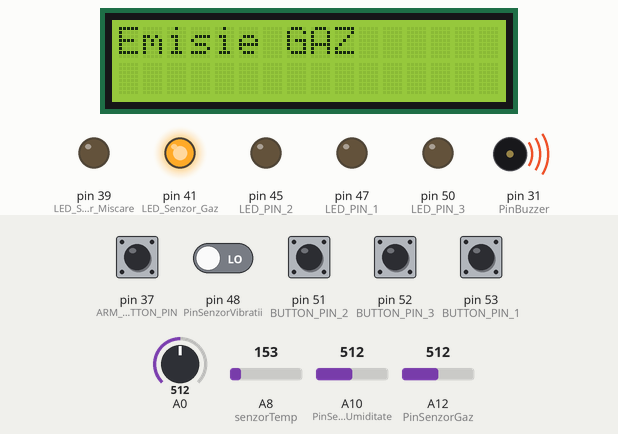
This sketch was run on a simulated Arduino Mega 2560, built with avr-gcc and run on an emulated ATmega2560. Shown: 16×2 character LCD, output pins drawn as LEDs (lit = HIGH), buzzer (waves = sounding). Dashed ring = blinking. Inputs (shaded band) come from the test bench; at power-on: pin 37 (ARM_BUTTON_PIN), pin 51 (BUTTON_PIN_2), pin 52 (BUTTON_PIN_3), pin 53 (BUTTON_PIN_1) HIGH, pin 48 (PinSenzorVibratii) LOW, A0 = 512, A8 (senzorTemp) = 153, A10 (PinSenzorUmiditate) = 512, A12 (PinSenzorGaz) = 512.

Above: at 2.1 s.
2.2 s: A0 set to 416
8.7 s: A0 set to 386
At 16.1 s:
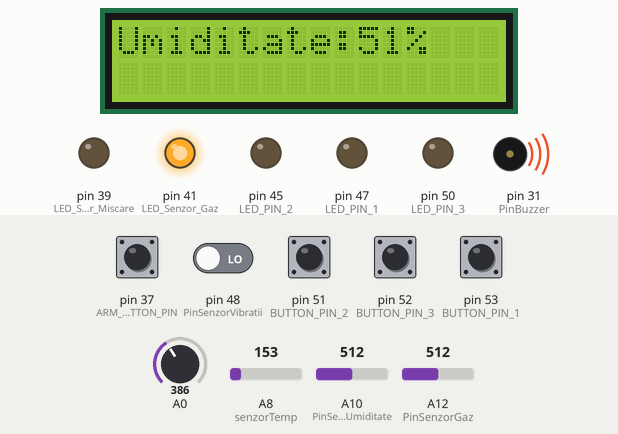
18.2 s: pin 48 (PinSenzorVibratii) driven HIGH
At 23.8 s:
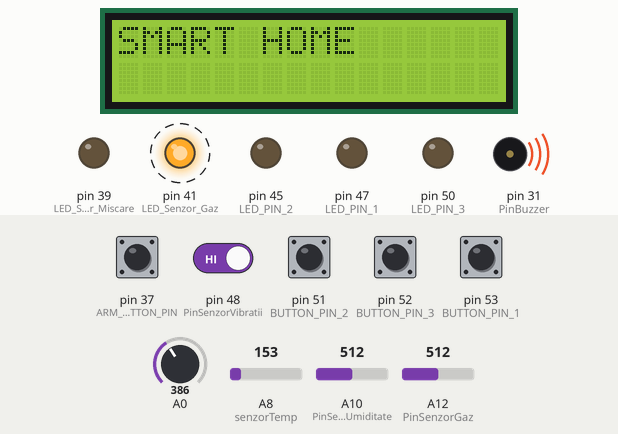
28.7 s: A0 set to 190
At 31.8 s:
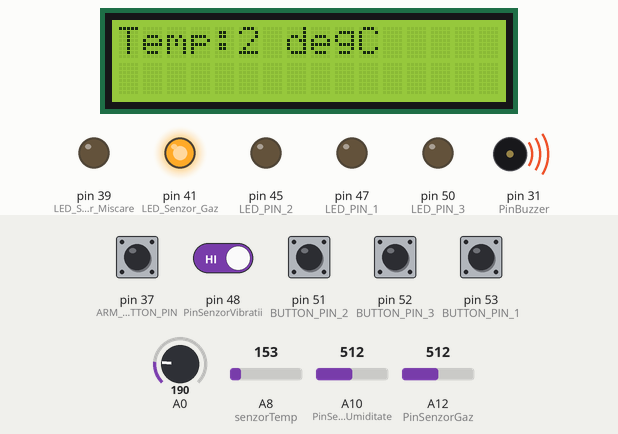
33.5 s: A0 set to 63
47.3 s: A0 set to 55
At 62.2 s:
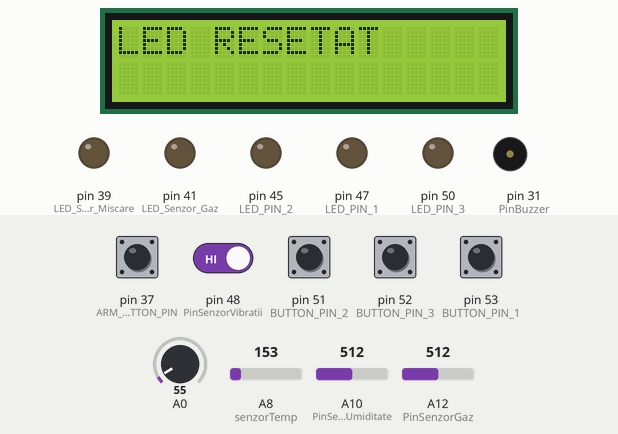
Timing chart, 0 to 81.3 s (numbered marks = the images above; inputs shaded):
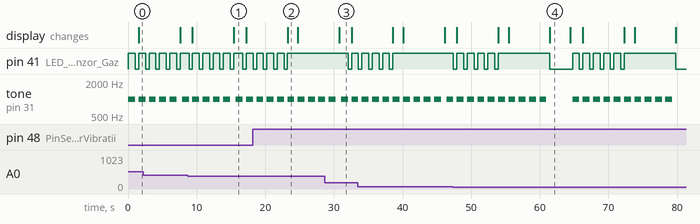

Measured:
- the behaviour switches between 400 and 399 on A0 (found by bisection; images 0 and 1)
- the behaviour switches between 60 and 59 on A0 (found by bisection; images 3 and 4)
- after the input at 8.7 s, the display: first differs from a run without the input after 6.7 s (image 1)
- after the input at 18.2 s, pin 41 (LED_Senzor_Gaz): goes on until 23.2 s, then stays HIGH; the display: changes after 5.0 s (image 2)
- after the input at 28.7 s, the display: changes after 2.1 s (image 3)
- after the input at 47.3 s, the display: first differs from a run without the input after 14.2 s (image 4)
- what the display in image 1 shows lasts 1.8 s, from 15.4 s to 17.2 s

The sketch:

SmartHomeFin.ino
```cpp
  /* Biblioteci Arduion. */
#include <LiquidCrystal.h>
#include <Servo.h>

/* Declararea Pinilor Analogici. */
int senzorTemp = A8;
int PinSenzorGaz = A12;
int PinSenzorUmiditate = A10;
/* Declararea Pinilor Digitali. */
int PinSenzorMiscare = 46;
int PinSenzorVibratii = 48;
int PinBuzzer = 31;
int BUTTON_PIN_1 =  53;
int BUTTON_PIN_2 =  51;
int BUTTON_PIN_3 =  52;
int LED_PIN_1 = 47;
int LED_PIN_2 = 45;
int LED_PIN_3 = 50;
int LED_Senzor_Gaz = 41;
int LED_Senzor_Miscare = 39;
int ARM_BUTTON_PIN = 37;
LiquidCrystal lcd( 8,  9,  4,  5,  6,  7);

/* Initializarea Variabilelor ce citesc date de la pini digitali. */
int SenzorVibratii = LOW;
int ValoareSenzorMiscare = LOW;
int lastButtonState_1 = LOW;
int ledState_1 = LOW;
int lastButtonState_2 = LOW;
int ledState_2 = LOW;
int lastButtonState_3 = LOW;
int ledState_3 = LOW;
int ledState_miscare = LOW;
int ledState_gaz = LOW;
int lastButtonState_4 = LOW;
int TransfCels = 0;
int VarUmid = 0;
/* Define-uri din cadrul codului. */
#define GazDetectat 500
/* Flag-uri din cadrul codului. */
int flag_activare_securitate = 0;
int flag_intrus = 0;
int flag_emisie_gaz = 0;
void setup() {

  pinMode(PinBuzzer, OUTPUT);
  pinMode(PinSenzorVibratii, INPUT);
  pinMode(PinSenzorMiscare, INPUT);
  pinMode(LED_PIN_1, OUTPUT);
  pinMode(LED_PIN_2, OUTPUT);
  pinMode(LED_PIN_3, OUTPUT);
  pinMode(LED_Senzor_Miscare, OUTPUT);
  pinMode(LED_Senzor_Gaz, OUTPUT);
  pinMode(BUTTON_PIN_1, INPUT_PULLUP);
  pinMode(BUTTON_PIN_2, INPUT_PULLUP);
  pinMode(BUTTON_PIN_3, INPUT_PULLUP);
  pinMode(ARM_BUTTON_PIN, INPUT_PULLUP);
  Serial1.begin(9600);
  lcd.begin(16, 2);
  lcd.setCursor(0,0);
  lcd.print("SMART HOME");
}

void loop() {

  DetectieGaz();
   DetectareVibratii();
  ControlLCD();
   LuminaCamera1();
   LuminaCamera2();
   LuminaCamera3();
   ActivareSecuritate();
   AfisareTemperaturaUmiditateAplicatie();
   ControlAplicatie();

}

void AfisareTemperaturaUmiditateAplicatie()
{
  CalculTemperatura();
  CitireUmiditate();
   delay(300);
  String data = "Temperatura:" + String(TransfCels) +" degC"+ " " +"Umiditate:" + String(VarUmid) + "%";
  Serial1.println(String(data));

}

void ActivareSecuritate()
{
  byte buttonState = digitalRead(ARM_BUTTON_PIN);
  if(buttonState != lastButtonState_4) {
    lastButtonState_4 = buttonState;
    if (buttonState == LOW) {
      if(flag_activare_securitate == 1)
      {
        flag_activare_securitate = 0;
          lcd.clear();
          lcd.setCursor(0,0);
          lcd.print(" Securitate ");
          lcd.setCursor(0,1);
          lcd.print(" Dezactivata ");
          delay(2000);
          lcd.clear();
          lcd.setCursor(0,0);
          lcd.print("SMART HOME");
      }
      else if(flag_activare_securitate == 0)
      {
        flag_activare_securitate = 1;
          lcd.clear();
          lcd.setCursor(0,0);
          for(int i = 9 ; i > 0 ; i--)
          {
            lcd.setCursor(0,0);
            lcd.print("Securitate ");
            lcd.setCursor(0,1);
            lcd.print("Activa in:");
            lcd.setCursor(10,1);
            lcd.print(i);
            lcd.setCursor(12,1);
            lcd.print("sec");
            delay(1000);

          }
          lcd.clear();
          lcd.print(" Securitate ");
          lcd.setCursor(0,1);
          lcd.print(" Activata ");
          delay(2000);
          lcd.clear();
      }
    }
  }

  DetectieMiscare(flag_activare_securitate);

}
void ControlAplicatie()
{
  if (Serial1.available() > 0) {
    char command = Serial1.read();
    switch (command) {
      case '1':
        digitalWrite(LED_PIN_1, HIGH);
        ledState_1 = HIGH;
        break;
      case '2':
        digitalWrite(LED_PIN_1, LOW);
        ledState_1 = LOW;
        break;
      case '3':
        digitalWrite(LED_PIN_2, HIGH);
        ledState_2 = HIGH;
        break;
      case '4':
        digitalWrite(LED_PIN_2, LOW);
        ledState_2 = LOW;
        break;
      case '5':
        digitalWrite(LED_PIN_3, HIGH);
        ledState_3 = HIGH;
        break;
      case '6':
        digitalWrite(LED_PIN_3, LOW);
        ledState_3 = LOW;
        break;
    }
  }
}
void ControlLCD()
{
  int x;
 x = analogRead (0);
 lcd.setCursor(10,1);

 if (x < 60) {
  if(ledState_miscare == HIGH || ledState_gaz == HIGH)
  {
      lcd.clear();
      lcd.setCursor(0,0);
      lcd.print("LED RESETAT");
      digitalWrite(LED_Senzor_Miscare, LOW);
      digitalWrite(LED_Senzor_Gaz, LOW);
      ledState_miscare = LOW;
      ledState_gaz = LOW;
      delay(3000);
      lcd.clear();
      lcd.setCursor(0,0);
      lcd.print("SMART HOME");


  }

 }
 else if (x < 200) {
    lcd.clear();
    lcd.setCursor(0,0);
    lcd.print("Temp:");
    lcd.print(TransfCels);
    lcd.print(" degC");
 }
 else if (x < 400){
    lcd.clear();
    lcd.setCursor(0,0);
    lcd.print("Umiditate:");
    lcd.print(VarUmid);
    lcd.print("%");
 }
  else if (x < 600){
  lcd.clear();
  lcd.setCursor(0,0);
  lcd.print("SMART HOME");
 }


}

void DetectieGaz()
{
  int SenzorGAZ = analogRead(PinSenzorGaz);
  if(SenzorGAZ > GazDetectat)
  {
    /* Au fost detectate emisii de gaz. */
    SunetAlarma(LED_Senzor_Gaz,2);

  }
  else
  {
    /* Nu au fost detectate emisii de gaz. */
    StopAlarma();
  }

}
void DetectareVibratii()
{
  SenzorVibratii = digitalRead(PinSenzorVibratii);
  if(SenzorVibratii == HIGH)
  {
    /* Au fost detectate vibratii. */
    AlarmaCutremur();
  }
  else
  {
    /* Nu au fost detectate vibratii. */
    StopAlarma();
  }
}

void DetectieMiscare(int flag_activare)
{
  if(flag_activare == 1)
  {
    ValoareSenzorMiscare = digitalRead(PinSenzorMiscare);
       if(ValoareSenzorMiscare == HIGH)
          {
            /* A fost detectata miscare. */
            SunetAlarma(LED_Senzor_Miscare,1);

          }
          else
          {
            /* NU a fost detectata miscare. */
            StopAlarma();
          }
  }
}

void CalculTemperatura()
{
  int SenzorTemperatura = analogRead(senzorTemp);
  float TransfmV = SenzorTemperatura/1023.0 * 5.0 * 1000;
  TransfCels = (int((TransfmV - 500) / 10)/10);
}

void CitireUmiditate()
{
  int SenzorUmiditate = analogRead(PinSenzorUmiditate);
  VarUmid = (SenzorUmiditate/10);

}

void SunetAlarma(int PinLED, int caz)
{
  for(int i = 0; i < 5; i++)
  {
    tone(PinBuzzer, 1000);
    digitalWrite(PinLED, HIGH);
    delay(1000);
    noTone(PinBuzzer);
    digitalWrite(PinLED, LOW);
    delay(500);
    if(caz == 1)
    {
       lcd.clear();
       lcd.setCursor(0,0);
       lcd.print("INTRUS");
       flag_intrus = 1;
       ledState_miscare = HIGH;
    }
    else
    {
       lcd.clear();
       lcd.setCursor(0,0);
       lcd.print("Emisie GAZ");
       flag_emisie_gaz = 1;
       ledState_gaz = HIGH;
    }
  }
  digitalWrite(PinLED, HIGH);

  lcd.clear();
  lcd.setCursor(0,0);
  lcd.print("SMART HOME");
}
void AlarmaCutremur()
{
  for(int i = 0 ; i < 5 ;i++)
  {
    tone(PinBuzzer, 1000);
    delay(1000);
    noTone(PinBuzzer);
    delay(500);
    lcd.clear();
    lcd.setCursor(0,0);
    lcd.print(" Cutremur ");
  }
  lcd.clear();
  lcd.setCursor(0,0);
  lcd.print("SMART HOME");
}
void StopAlarma()
{
   noTone(PinBuzzer);
}
void LuminaCamera1()
{
  int buttonState = digitalRead(BUTTON_PIN_1);
  if (buttonState != lastButtonState_1) {
    lastButtonState_1 = buttonState;
    if (buttonState == LOW) {
      ledState_1 = (ledState_1 == HIGH) ? LOW: HIGH;
      digitalWrite(LED_PIN_1, ledState_1);
    }
  }
}
void LuminaCamera2()
{
  int buttonState = digitalRead(BUTTON_PIN_2);
  if (buttonState != lastButtonState_2) {
    lastButtonState_2 = buttonState;
    if (buttonState == LOW) {
      ledState_2 = (ledState_2 == HIGH) ? LOW: HIGH;
      digitalWrite(LED_PIN_2, ledState_2);
    }
  }
}
void LuminaCamera3()
{
  int buttonState = digitalRead(BUTTON_PIN_3);
  if (buttonState != lastButtonState_3) {
    lastButtonState_3 = buttonState;
    if (buttonState == LOW) {
      ledState_3 = (ledState_3 == HIGH) ? LOW: HIGH;
      digitalWrite(LED_PIN_3, ledState_3);
    }
  }
}
```
